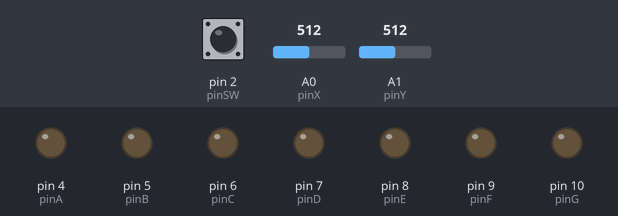
Simulated run of this sketch. Board: Arduino Uno, built with avr-gcc and run on an emulated ATmega328P. Parts: output pins drawn as LEDs (lit = HIGH). Dashed ring = blinking. Inputs (shaded band) come from the test bench; at power-on: A1 (pinY) = 512, pin 2 (pinSW) HIGH, A0 (pinX) = 512. Pins used as bus, display or sensor lines are not drawn.

Above: at 1.2 s.
1.3 s: A1 (pinY) set to 786
2.8 s: A1 (pinY) set to 808
At 3.78 s:
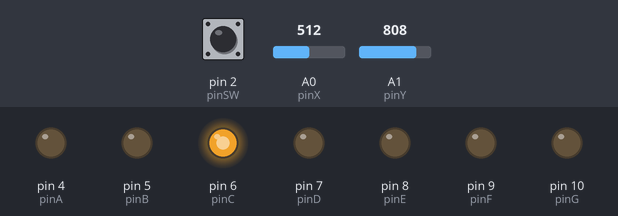
5.8 s: pin 2 (pinSW) pulled LOW for 1 s
8.8 s: pin 2 (pinSW) pulled LOW for 0.15 s
At 9.78 s:
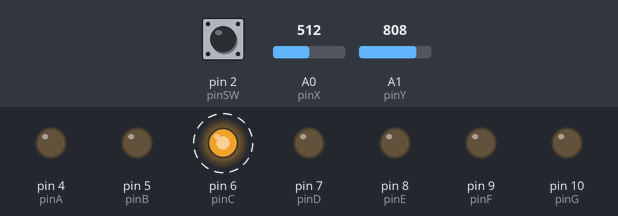
11.9 s: A0 (pinX) set to 810
Timing chart, 0 to 15.9 s (numbered marks = the images above; inputs shaded):
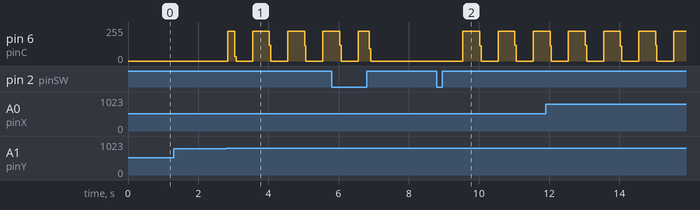

Measured:
- the behaviour switches between 800 and 801 on A1 (pinY) (found by bisection; images 0 and 1)
- after the input at 1.3 s, every drawn part: stays the same
- after the input at 8.8 s, pin 6 (pinC): alternates 224/255 for 0.48 s and 0/255 for 0.52 s, starting after 0.74 s

The sketch:

Homework_3-_IntroductionToRobotics.ino
```cpp
const int buttonNoPressed = 0;
const int buttonLongPressed = 1;
const int buttonShortPressed = 2;

const int state1 = 1;
const int state2 = 2;

const byte UP = 0;
const byte DOWN = 1;
const byte LEFT = 2;
const byte RIGHT = 3;

const int minThreshold = 200;
const int maxThreshold = 800;
const int minThresholdSafety = 400;
const int maxThresholdSafety = 600;

const int pinA = 4;
const int pinB = 5;
const int pinC = 6;
const int pinD = 7;
const int pinE = 8;
const int pinF = 9;
const int pinG = 10;
const int pinDP = 11;

const int segSize = 8;

const int pinSW = 2;
const int pinX = A0;
const int pinY = A1;

long lastBlinkTime = 0;
long pressingTime = 0;
long lastDebounceTime;
const int debounceDelay = 50;
const int blinkingTime = 500;
const int longPressButton = 2500;

int joystickStateX = 0;
int joystickStateY = 0;
int xValue = 512;
int yValue = 512;
bool joystickMoved = false;

int currentSegment = pinDP;
byte currentSegmentState = LOW;

byte buttonState = HIGH;
byte reading = HIGH;
byte lastReading = HIGH;
int buttonDo = buttonNoPressed;

int state = 1;

int segments[segSize] = {
  pinA, pinB, pinC, pinD, pinE, pinF, pinG, pinDP
};

byte segmentsDisplay[] = { LOW, LOW, LOW, LOW, LOW, LOW, LOW, LOW, LOW, LOW, LOW, LOW };

const int nextSegment[segSize][4] = {
  { -1, pinG, pinF, pinB },
  { pinA, pinG, pinF, -1 },
  { pinG, pinD, pinE, pinDP },
  { pinG, -1, pinE, pinC },
  { pinG, pinD, -1, pinC },
  { pinA, pinG, -1, pinB },
  { pinA, pinD, -1, -1 },
  { -1, -1, pinC, -1 }
};


void setup() {
  for (int i = 0; i < segSize; i++) {
    pinMode(segments[i], OUTPUT);
  }
  pinMode(pinSW, INPUT_PULLUP);
}

int getNextSegment() {

  xValue = analogRead(pinX);
  yValue = analogRead(pinY);

  joystickStateX = 0;
  joystickStateY = 0;

  if (minThresholdSafety <= xValue && xValue <= maxThresholdSafety && minThresholdSafety <= yValue && yValue <= maxThresholdSafety) {
    joystickMoved = false;
  }

  if (xValue > maxThreshold && joystickMoved == false) {
    joystickStateX = 1;
    joystickMoved = true;
  } else if (xValue < minThreshold && joystickMoved == false) {
    joystickStateX = -1;
    joystickMoved = true;
  }

  if (yValue > maxThreshold && joystickMoved == false) {
    joystickStateY = 1;
    joystickMoved = true;
  } else if (yValue < minThreshold && joystickMoved == false) {
    joystickStateY = -1;
    joystickMoved = true;
  }

  int destionationSegment = currentSegment;
  int currentSegmentForMatrix = currentSegment - 4;

  if (joystickStateX == -1 && nextSegment[currentSegmentForMatrix][DOWN] != -1)
    destionationSegment = nextSegment[currentSegmentForMatrix][DOWN];
  else if (joystickStateX == 1 && nextSegment[currentSegmentForMatrix][UP] != -1)
    destionationSegment = nextSegment[currentSegmentForMatrix][UP];
  if (joystickStateY == -1 && nextSegment[currentSegmentForMatrix][RIGHT] != -1)
    destionationSegment = nextSegment[currentSegmentForMatrix][RIGHT];
  else if (joystickStateY == 1 && nextSegment[currentSegmentForMatrix][LEFT] != -1)
    destionationSegment = nextSegment[currentSegmentForMatrix][LEFT];

  return destionationSegment;
}

void reset7Segment() {
  state = 1;
  for (int i = pinA; i <= pinDP; i++) {
    segmentsDisplay[i] = LOW;
  }
  currentSegment = pinDP;
  buttonDo = buttonNoPressed;
}

int buttonPress() {

  reading = digitalRead(pinSW);

  if (reading != lastReading) {
    lastDebounceTime = millis();
  }

  if ((millis() - lastDebounceTime) > debounceDelay) {
    if (buttonState != reading) {
      buttonState = reading;
      if (buttonState == LOW)
        pressingTime = millis();
      else if (millis() - pressingTime < longPressButton)
        return buttonShortPressed;

    } else if (buttonState == LOW && millis() - pressingTime >= longPressButton)
        return buttonLongPressed;
  }

  lastReading = reading;
  return buttonNoPressed;
}

void blinkCurrentLed() {
  if (millis() - lastBlinkTime > blinkingTime) {
    lastBlinkTime = millis();
    currentSegmentState = !currentSegmentState;
  }
  digitalWrite(currentSegment, currentSegmentState);
}

void stateAction() {
switch (state) {

    case state1:
      for (int i = 0; i < segSize; i++) {
        if (segments[i] != currentSegment) {
          digitalWrite(segments[i], segmentsDisplay[segments[i]]);
        }
        else {
          digitalWrite(segments[i], LOW);
        }
      }

      blinkCurrentLed();

      buttonDo = buttonPress();

      if (buttonDo == buttonLongPressed) {
        reset7Segment();
      }

      else if (buttonDo == buttonShortPressed) {
        digitalWrite(currentSegment, segmentsDisplay[currentSegment]);
        state = 2;
      }
      currentSegment = getNextSegment();
      break;

    case state2:
      xValue = analogRead(pinX);
      yValue = analogRead(pinY);

      joystickStateX = 0;
      joystickStateY = 0;

      if (minThresholdSafety <= xValue && xValue <= maxThresholdSafety && minThresholdSafety <= yValue && yValue <= maxThresholdSafety) {
        joystickMoved = false;
      }
      if (yValue > maxThreshold && joystickMoved == false) {
        joystickStateY = 1;
        joystickMoved = true;
      } else if (yValue < minThreshold && joystickMoved == false) {
        joystickStateY = -1;
        joystickMoved = true;
      }
      if (joystickStateY == -1) {
        segmentsDisplay[currentSegment] = !segmentsDisplay[currentSegment];

        digitalWrite(currentSegment, segmentsDisplay[currentSegment]);
      }

      buttonDo = buttonPress();
      if (buttonDo == buttonShortPressed) {
        state = 1;
      }
      break;
  }
}

void loop() {
  stateAction();
}
```
